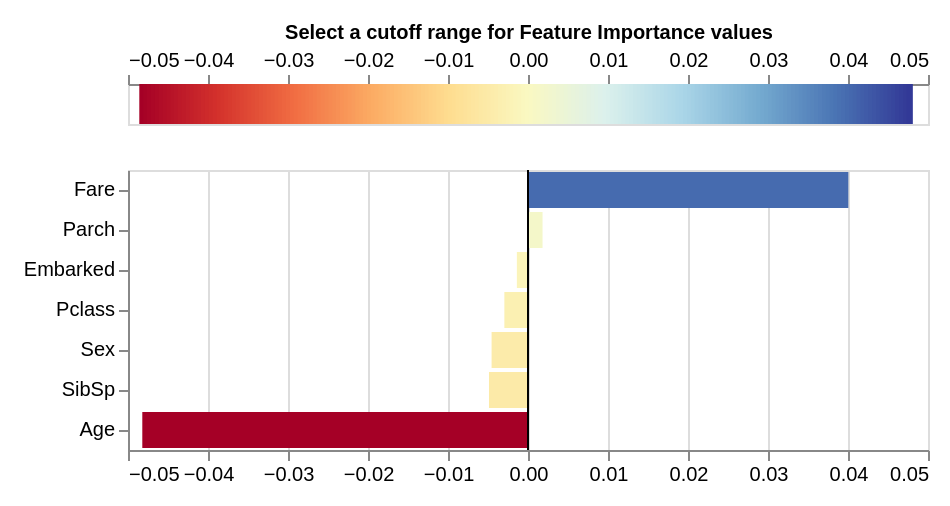

The cell this chart's notebook holds for it:
### Code cell
lime_exp.plot_features_importance()

### Figure 1 — Vega-Lite specification as saved in the notebook (floating-point values rounded to 4 significant figures; data arrays with more than 128 entries replaced by an {"elided": "..."} marker saying what was removed)
{"config": {"view": {"continuousWidth": 400, "continuousHeight": 300}, "axis": {"labelFontSize": 10, "labelLimit": 225.0}}, "vconcat": [{"layer": [{"data": {"name": "data-c03ac87092f3ed264c0bbcec20ed0b72"}, "mark": {"type": "rule", "strokeWidth": 3}, "encoding": {"color": {"field": "xValue", "legend": null, "scale": {"domain": [-0.04821, 0.04821], "domainMid": 0, "scheme": "redyellowblue"}, "type": "quantitative"}, "x": {"axis": {"orient": "top", "titleFontSize": 10}, "field": "xValue", "title": "Select a cutoff range for Feature Importance values ", "type": "quantitative"}}}, {"data": {"name": "data-c7bc3ae69e1253e8223f70a11d04b99d"}, "mark": {"type": "rect", "color": "black", "height": 20, "opacity": 0.4, "tooltip": true}, "encoding": {"x": {"field": "x_min", "type": "quantitative"}, "x2": {"field": "x_max"}, "y": {"axis": null, "field": "y", "type": "quantitative"}}, "selection": {"Cutter": {"type": "single", "fields": ["cutoff"], "bind": {"input": "range", "max": 0.04821, "min": 0, "name": "Importance cutoff value (±) ", "step": 0.0009643}, "init": {"cutoff": 0.0}}}, "transform": [{"calculate": "(-Cutter.cutoff)", "as": "x_min"}, {"calculate": "Cutter.cutoff", "as": "x_max"}]}], "height": 20}, {"layer": [{"data": {"name": "data-1a5da31e2f33585be901f295df18ef56"}, "mark": "bar", "encoding": {"color": {"field": "value", "legend": null, "scale": {"domain": [-0.04821, 0.04821], "domainMid": 0, "scheme": "blueorange"}, "type": "quantitative"}, "tooltip": [{"field": "name", "title": "Feature", "type": "nominal"}, {"field": "value", "title": "Importance", "type": "quantitative"}], "x": {"field": "value", "title": null, "type": "quantitative"}, "y": {"field": "name", "sort": {"field": "value", "op": "mean", "order": "descending"}, "title": null, "type": "nominal"}}, "selection": {"Cutter": {"type": "single", "fields": ["cutoff"], "bind": {"input": "range", "max": 0.04821, "min": 0, "name": "Importance cutoff value (±) ", "step": 0.0009643}, "init": {"cutoff": 0.0}}}, "transform": [{"filter": "((datum.value > Cutter.cutoff) || (datum.value < (-Cutter.cutoff)))"}]}, {"data": {"name": "data-9c00aa9dc2b1c1a0b4bf9b34ead12925"}, "mark": "rule", "encoding": {"x": {"field": "x", "type": "quantitative"}}}]}], "padding": 10, "$schema": "https://vega.github.io/schema/vega-lite/v4.17.0.json", "datasets": {"data-c03ac87092f3ed264c0bbcec20ed0b72": {"elided": "200 records"}, "data-c7bc3ae69e1253e8223f70a11d04b99d": [{"y": 0, "x": -0.5, "x2": 0.5}], "data-1a5da31e2f33585be901f295df18ef56": [{"name": "Age", "value": -0.04821}, {"name": "Fare", "value": 0.04004}, {"name": "SibSp", "value": -0.004877}, {"name": "Sex", "value": -0.004553}, {"name": "Pclass", "value": -0.002954}, {"name": "Parch", "value": 0.00182}, {"name": "Embarked", "value": -0.001394}], "data-9c00aa9dc2b1c1a0b4bf9b34ead12925": [{"x": 0}]}}
